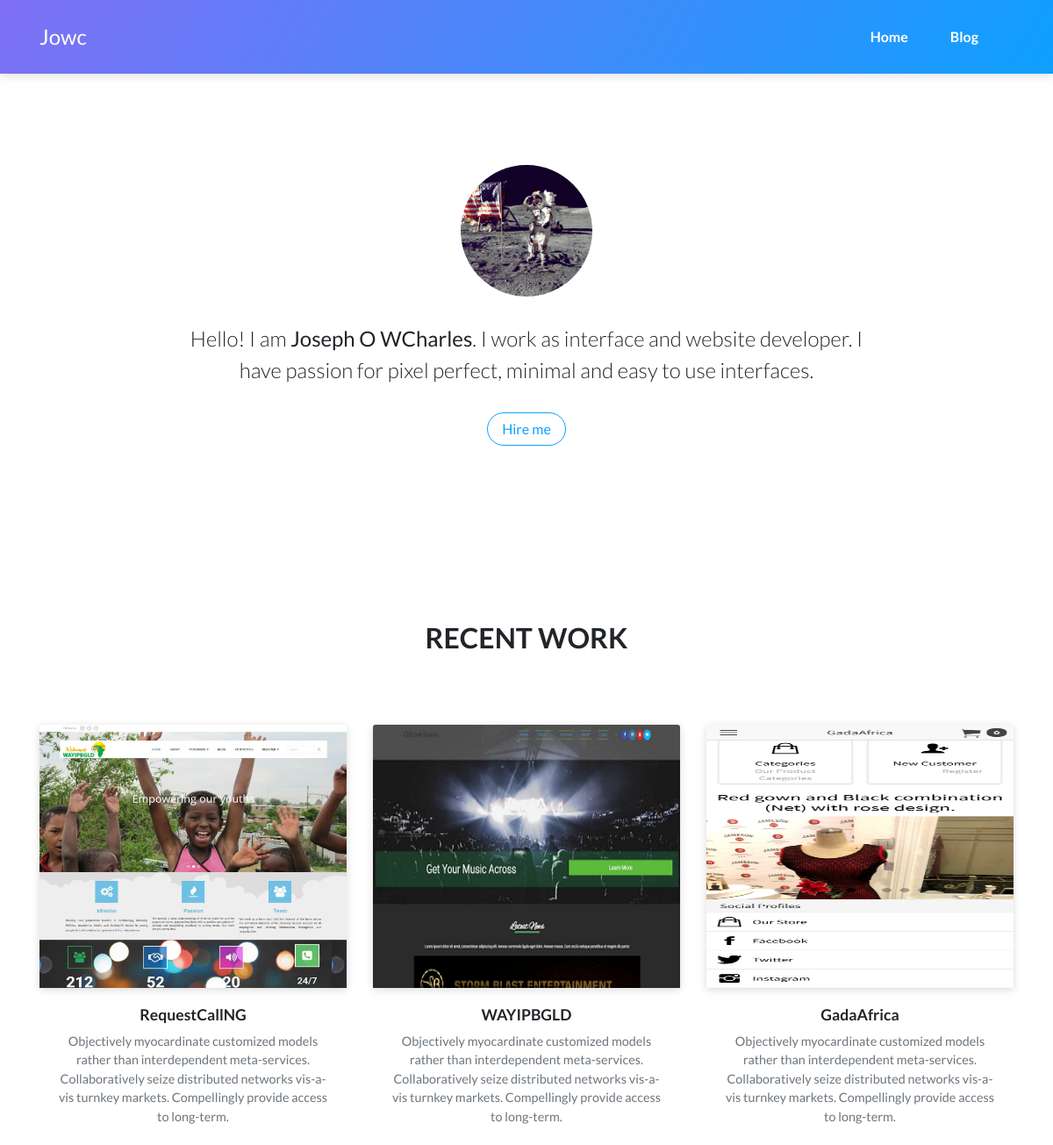
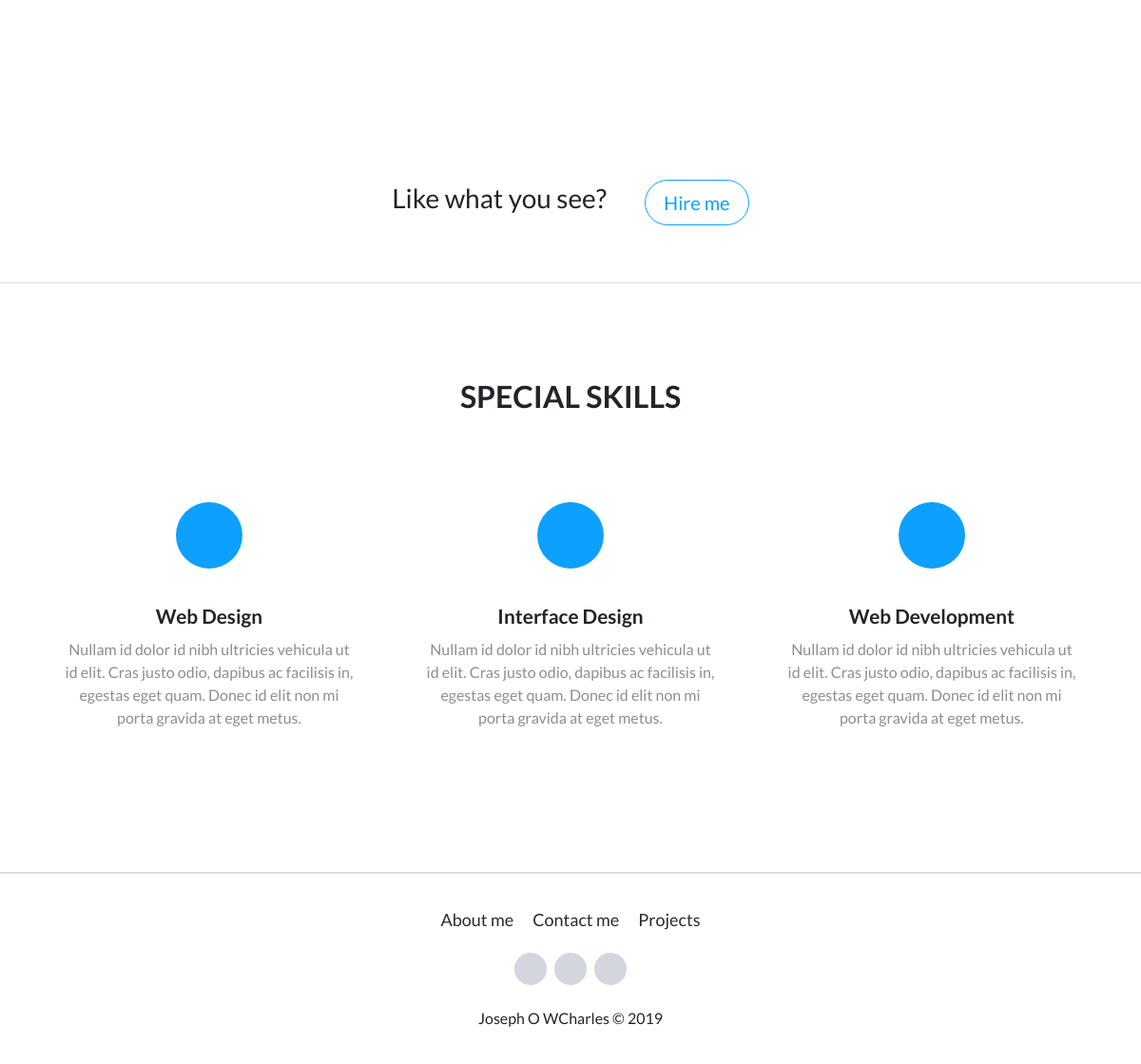
The page / on the database its author committed (2 pictures, top to bottom).
### jobs/models.py (models this page shows, shortened)
class job(models.Model):
    title= models.CharField(max_length= 40 , null= True)
    image= models.ImageField(upload_to="images/")
    summary= models.CharField(max_length= 200)

### jobs/views.py (the view)
# urls.py: path('', jobs.views.homepage, name='home'),
def homepage(request):
    jobs= job.objects
    return render(request, 'jobs/projects.html',{'jobs':jobs})

### jobs/templates/jobs/projects.html (shortened to what this page needs)
{% load static %}
<!DOCTYPE html>
<html>
<head>
    <link rel="stylesheet" href="{% static 'assets/bootstrap/css/bootstrap.min.css' %}">
    <link rel="stylesheet" href="https://cdnjs.cloudflare.com/ajax/libs/ionicons/2.0.1/css/ionicons.min.css">
</head>
<body>
    <nav class="navbar navbar-dark navbar-expand-lg fixed-top bg-white portfolio-navbar gradient">
        <div class="container"><a class="navbar-brand logo" href="{% url 'home' %}">Jowc</a>
            <div class="collapse navbar-collapse"
                id="navbarNav">
                <ul class="nav navbar-nav ml-auto">
                    <li class="nav-item" role="presentation"><a class="nav-link" href="{% url 'home' %}">Home</a></li>
                    <li class="nav-item" role="presentation"><a class="nav-link" href="{% url 'allBlogs'%}">Blog</a></li>
                </ul>
            </div>
        </div>
    </nav>
    <main class="page projects-page">
            <section class="portfolio-block block-intro">
                    <div class="container">
                        <img class="avatar" src="{% static '/assets/img/avatars/avatar.jpg' %}">
                        <div class="about-me">
                            <p>Hello! I am <strong>Joseph O WCharles</strong>. I work as interface and website developer. I have passion for pixel perfect, minimal and easy to use interfaces.</p><a class="btn btn-outline-primary" role="button" href="#">Hire me</a></div>
                    </div>
                </section>
        <section class="portfolio-block projects-cards">
            <div class="container">
                <div class="heading">
                    <h2>Recent Work</h2>
                </div>
                <div class="row">
                    {% for job in jobs.all %}
                    <div class="col-md-6 col-lg-4">
                        <div class="card border-0"><a href="#"><img src="{{job.image.url}}" alt="Card Image" class="card-img-top scale-on-hover" height="300"></a>
                            <div class="card-body">
                                <h6><a href="#">{{job.title}}</a></h6>
                                <p class="text-muted card-text">{{job.summary}}</p>
                            </div>
                        </div>
                    </div>
                    {% endfor %}
                </div>
            </div>
        </section>
        <section class="portfolio-block call-to-action border-bottom">
                <div class="container">
                    <div class="d-flex justify-content-center align-items-center content">
                        <h3>Like what you see?</h3><button class="btn btn-outline-primary btn-lg" type="button">Hire me</button></div>
                </div>
            </section>
            <section class="portfolio-block skills">
                    <div class="container">
                        <div class="heading">
                            <h2>Special Skills</h2>
                        </div>
                        <div class="row">
                            <div class="col-md-4">
                                <div class="card special-skill-item border-0">
                                    <div class="card-header bg-transparent border-0"><i class="icon ion-ios-star-outline"></i></div>
                                    <div class="card-body">
                                        <h3 class="card-title">Web Design</h3>
                                        <p class="card-text">Nullam id dolor id nibh ultricies vehicula ut id elit. Cras justo odio, dapibus ac facilisis in, egestas eget quam. Donec id elit non mi porta gravida at eget metus.</p>
                                    </div>
                                </div>
                            </div>
                            <div class="col-md-4">
                                <div class="card special-skill-item border-0">
                                    <div class="card-header bg-transparent border-0"><i class="icon ion-ios-lightbulb-outline"></i></div>
                                    <div class="card-body">
                                        <h3 class="card-title">Interface Design</h3>
                                        <p class="card-text">Nullam id dolor id nibh ultricies vehicula ut id elit. Cras justo odio, dapibus ac facilisis in, egestas eget quam. Donec id elit non mi porta gravida at eget metus.</p>
                                    </div>
                                </div>
                            </div>
                            <div class="col-md-4">
                                <div class="card special-skill-item border-0">
                                    <div class="card-header bg-transparent border-0"><i class="icon ion-ios-gear-outline"></i></div>
                                    <div class="card-body">
                                        <h3 class="card-title">Web Development</h3>
                                        <p class="card-text">Nullam id dolor id nibh ultricies vehicula ut id elit. Cras justo odio, dapibus ac facilisis in, egestas eget quam. Donec id elit non mi porta gravida at eget metus.</p>
                                    </div>
                                </div>
                            </div>
                        </div>
                    </div>
                </section>
            </main>
    <footer class="page-footer">
        <div class="container">
            <div class="links"><a href="#">About me</a><a href="#">Contact me</a><a href="#">Projects</a></div>
            <div class="social-icons"><a href="#"></a><a href="#"></a><a href="#"></a></div>
        </div>
        <p> Joseph O WCharles &copy; {% now 'Y' %}</p>
    </footer>
</body>
</html>

### rows shown on the page
job: image (picture), title "RequestCallNG", summary "Objectively myocardinate customized models rather than interdependent meta-services. Collaboratively seize distributed networks vis-a-vis turnkey markets. Compellingly provide access to long-term."
job: image (picture), title "WAYIPBGLD", summary "Objectively myocardinate customized models rather than interdependent meta-services. Collaboratively seize distributed networks vis-a-vis turnkey markets. Compellingly provide access to long-term."
job: image (picture), title "GadaAfrica", summary "Objectively myocardinate customized models rather than interdependent meta-services. Collaboratively seize distributed networks vis-a-vis turnkey markets. Compellingly provide access to long-term."
